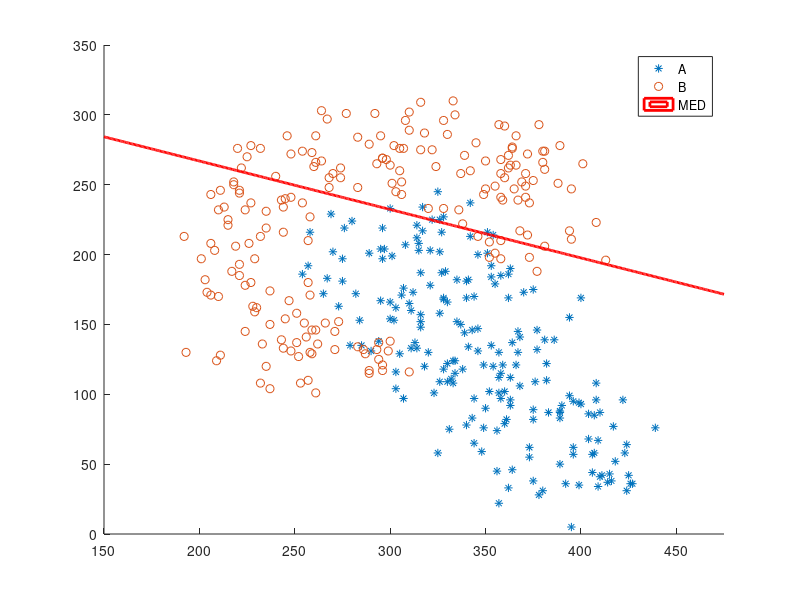

This chart was generated by the following MATLAB code:
%% C4
close all;    
clear all;  
clc;    
load assign32018.mat;
id_a=randperm(200,1);
mean_a=a(id_a,:);
id_b=randperm(200,1);
mean_b=b(id_b,:);
scatter(a(:,1),a(:,2),'*','DisplayName','A');
hold on;
scatter(b(:,1),b(:,2),'DisplayName','B');
%% MED
x_M = linspace(150, 475, 500);
y_M = linspace(0, 350, 500);
z_M = zeros(length(x_M), length(y_M));
for i=1:length(x_M)
    for j=1:length(y_M)
        z_M(i,j)=sqrt(((x_M(i)-mean_a(1))^2 + (y_M(j)-mean_a(2))^2))-sqrt(((x_M(i)- mean_b(1))^2 + (y_M(j)- mean_b(2))^2));
    end
end
z_M=z_M';
contour(x_M,y_M,z_M,[0, 0],'LineWidth',2,'LineColor','r','DisplayName','MED');
legend('show');